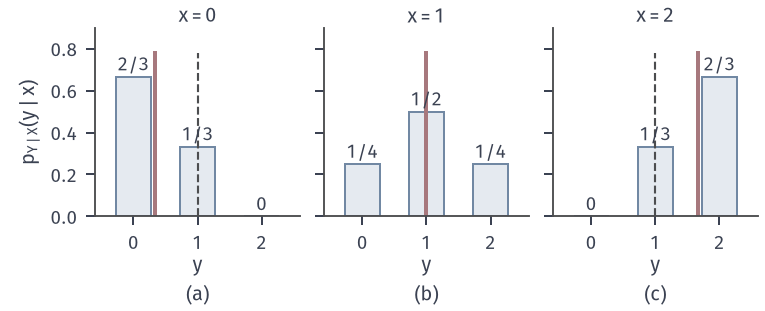

The script that drew this image:
"""Sensor table: conditional pmfs p(y|x) for x=0,1,2 (rows divided by 0.3,0.4,0.3) with conditional means
1/3, 1, 5/3 (red) and overall mean 1 (dashed)."""
from pathlib import Path
import sys
ROOT = next(p for p in Path(__file__).resolve().parents if (p/"build.sh").is_file() and (p/"tex/book.tex").is_file())
sys.path.insert(0, str(ROOT/"figures/00-shared/mathematical-preliminaries-upper/00-shared/comprehension-figures"))
from support import figure, save, BLUE, GREEN, YELLOW, RED, PURPLE, INK, MUTED, GRID, BLUE_FILL, GREEN_FILL, YELLOW_FILL, RED_FILL, PURPLE_FILL
import numpy as np
STROKE = "#4C4D4F"
def tag(ax, s, y=-0.30):
    ax.text(0.5, y, s, transform=ax.transAxes, ha="center", va="top")

P = np.array([[.2, .1, 0], [.1, .2, .1], [0, .1, .2]])
fig, axs = figure(width_mm=108, height_mm=44, ncols=3, sharey=True)
for i, ax in enumerate(axs):
    c = P[i]/P[i].sum(); m = (np.arange(3)*c).sum()
    ax.bar(np.arange(3), c, width=0.55, color=BLUE_FILL, edgecolor=BLUE, linewidth=0.8)
    for j in range(3):
        ax.text(j, c[j] + 0.03, ['0', '1/3', '1/2', '2/3', '1/4'][[0, 1/3, 1/2, 2/3, 1/4].index(min([0, 1/3, 1/2, 2/3, 1/4], key=lambda v: abs(v-c[j])))], ha='center', fontsize=7.5)
    ax.plot([1, 1], [0, 0.78], color=STROKE, lw=0.85, ls='--')
    ax.plot([m, m], [0, 0.78], color=RED, lw=1.6)
    ax.set_title(f'$x={i}$', pad=2); ax.set_xticks([0, 1, 2]); ax.set_xlabel('$y$', labelpad=1)
    ax.set_ylim(0, 0.9); ax.set_xlim(-0.6, 2.6)
    tag(ax, f'({"abc"[i]})', y=-0.36)
axs[0].set_ylabel(r'$p_{Y\mid X}(y\mid x)$')
save(fig, Path(__file__).resolve().parent, 'figure', {'cond_means': [1/3, 1, 5/3], 'cond_vars': [2/9, 1/2, 2/9]})
